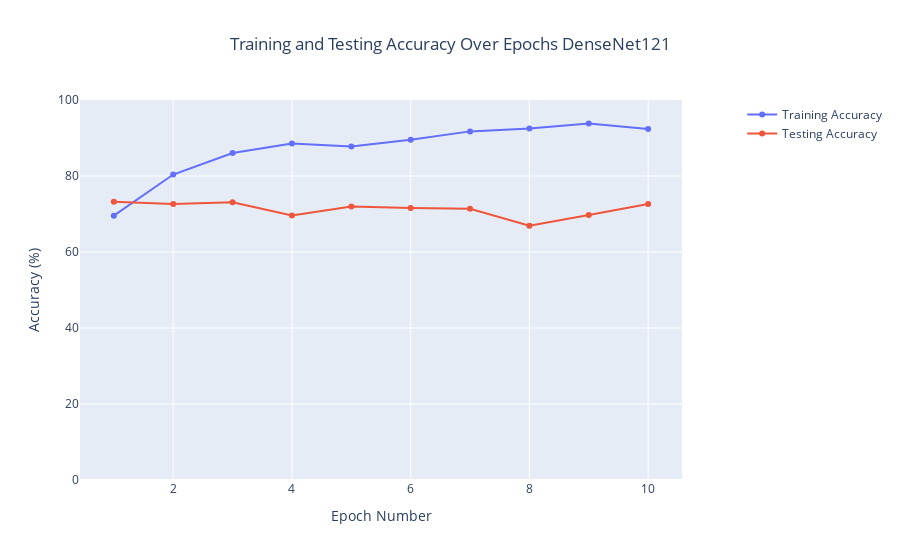

Notebook code cell kept with this figure:
### Code cell
import plotly.graph_objs as go

# Data
epochs = [1, 2, 3, 4, 5, 6, 7, 8, 9, 10]
train_accuracy = [69.567, 80.388, 86.058, 88.555, 87.775, 89.544, 91.741, 92.509, 93.809, 92.340]
test_accuracy = [73.219, 72.647, 73.063, 69.631, 71.971, 71.555, 71.399, 66.927, 69.735, 72.647]

# Create trace for training accuracy
trace_train = go.Scatter(x=epochs, y=train_accuracy, mode='lines+markers', name='Training Accuracy')

# Create trace for testing accuracy
trace_test = go.Scatter(x=epochs, y=test_accuracy, mode='lines+markers', name='Testing Accuracy')

# Create layout
layout = go.Layout(
    title='Training and Testing Accuracy Over Epochs DenseNet121',
    title_x=0.5,  # Center the title horizontally
    xaxis=dict(title='Epoch Number'),
    yaxis=dict(title='Accuracy (%)', range=[0, 100]),
    legend=dict(x=1.1, y=1.0)
)

# Create figure
fig = go.Figure(data=[trace_train, trace_test], layout=layout)

# Show the figure
fig.show()

### Figure 1 — Plotly figure (JSON) as saved in the notebook; plotly's stock layout.template omitted (floating-point values rounded to 4 significant figures)
{"data": [{"mode": "lines+markers", "name": "Training Accuracy", "type": "scatter", "x": [1, 2, 3, 4, 5, 6, 7, 8, 9, 10], "y": [69.57, 80.39, 86.06, 88.56, 87.78, 89.54, 91.74, 92.51, 93.81, 92.34]}, {"mode": "lines+markers", "name": "Testing Accuracy", "type": "scatter", "x": [1, 2, 3, 4, 5, 6, 7, 8, 9, 10], "y": [73.22, 72.65, 73.06, 69.63, 71.97, 71.56, 71.4, 66.93, 69.73, 72.65]}], "layout": {"legend": {"x": 1.1, "y": 1}, "title": {"text": "Training and Testing Accuracy Over Epochs DenseNet121", "x": 0.5}, "xaxis": {"title": {"text": "Epoch Number"}}, "yaxis": {"range": [0, 100], "title": {"text": "Accuracy (%)"}}}}
